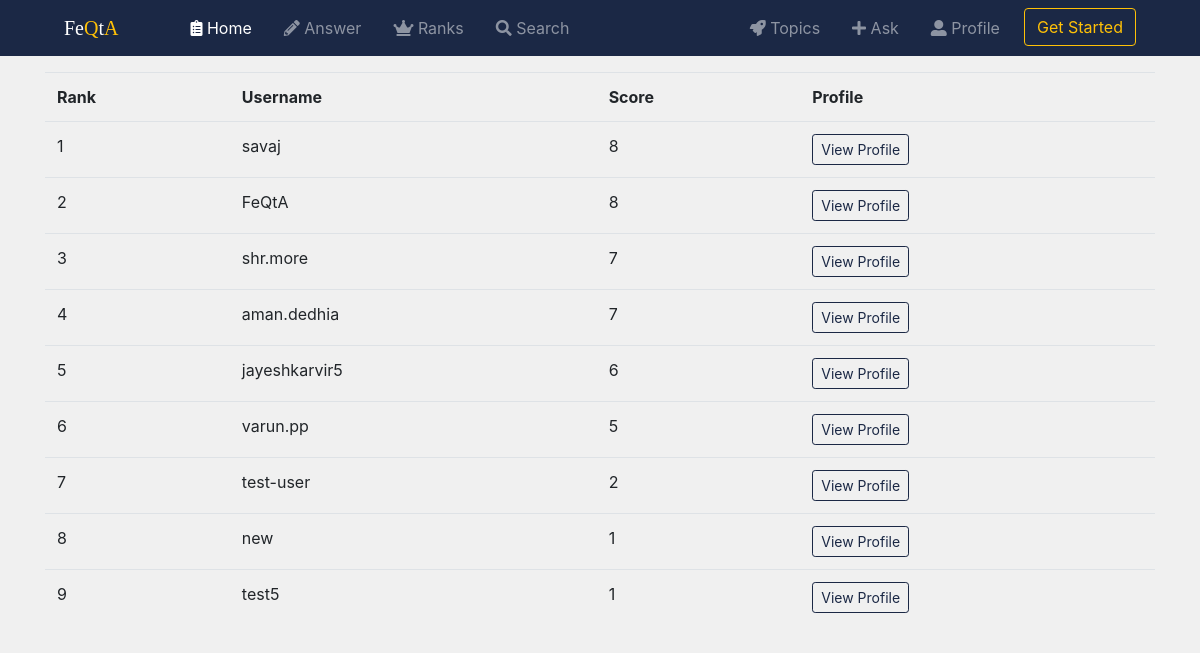
/FeQta/ranks/, run on the app's committed database.
### FeQta/models.py (models this page shows, shortened)
class Profile(models.Model):
    user = models.OneToOneField(User, on_delete=models.CASCADE)  # user.profile
    followers = models.ManyToManyField(User, related_name='is_following', blank=True)
    timestamp = models.DateTimeField(auto_now_add=True)
    updated = models.DateTimeField(auto_now=True)
    desc = models.TextField(max_length=200, blank=True, null=True)
    pic = models.FileField(null=True, blank=True)
    score = models.IntegerField(default=0,blank=True, null=True)
    objects = ProfileManager()
    class Meta:
        ordering = ['-score']

### FeQta/views.py (the view)
# urls.py: path('ranks/', views.RanksView.as_view(), name="ranks"),
class RanksView(TemplateView):
    template_name = 'FeQta/ranks.html'
    def get_context_data(self, *args, **kwargs):
        context = super(RanksView, self).get_context_data(*args, **kwargs)
        qs = Profile.objects.all()
        total = range(1,qs.count()+1)
        list = zip(qs, total)
        context['list'] = list
        return context

### FeQta/templates/FeQta/ranks.html (shortened to what this page needs)
{% extends "base.html" %}
{% block body %}
<table class="table table-hover">
    <tr>
        <th>Rank</th>
        <th>Username</th>
        <th>Score</th>
        <th>Profile</th>
    </tr>
    {% if list %}
        {% for profile,i in list %}
                <tr>
                    <td>{{ i }}</td>
                    <td>{{ profile.user.username }}</td>
                    <td>{{ profile.score }}</td>
                    <td><a href="{% url 'FeQta:profile_detail' profile.user.username %}"
                       class="btn btn-sm btn-outline-secondary follow-btn">View Profile</a></td>
                </tr>
        {% endfor %}
</table>
    {% else %}
        <p class='lead'>No Profiles Found</p>
    {% endif %}
{% endblock %}

### templates/snippets/css.html (style rules this page uses)
body { background: #f0f0f0; }
a { color: #1b2845; }
.follow-btn { color: #1b2845; border-color: #1b2845; }

### data on the page
Profile: user "1", user.username "savaj", score "8"
Profile: i "2", user.username "FeQtA", score "8"
Profile: i "3", user.username "shr.more", score "7"
Profile: i "4", user.username "aman.dedhia", score "7"
Profile: i "5", user.username "jayeshkarvir5", score "6"
Profile: i "6", user.username "varun.pp", score "5"
Profile: i "7", user.username "test-user", score "2"
Profile: i "8", user.username "new", score "1"
Profile: i "9", user.username "test5", score "1"
